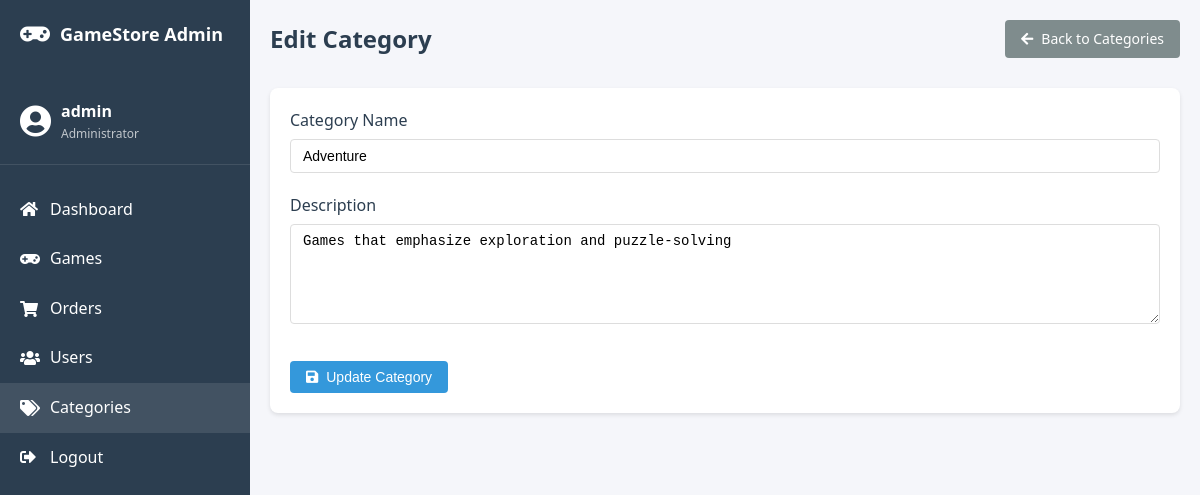
Page /admin/category-form.php?id=2 (signed in) on the committed database.
### tables this page shows
CREATE TABLE IF NOT EXISTS categories (
    id INT AUTO_INCREMENT PRIMARY KEY,
    name VARCHAR(100) NOT NULL,
    slug VARCHAR(100) NOT NULL UNIQUE,
    description TEXT,
    created_at TIMESTAMP DEFAULT CURRENT_TIMESTAMP,
    updated_at TIMESTAMP DEFAULT CURRENT_TIMESTAMP ON UPDATE CURRENT_TIMESTAMP
);

### classes/Admin.php (called while the page is built, shortened)
<?php
class Admin {
    private $conn;
    private $table_name = "admins";
    public function __construct($db) {
        $this->conn = $db;
    }
    public function getAdminById($id) {
        $query = "SELECT id, username, email, created_at
                  FROM " . $this->table_name . "
                  WHERE id = ?
                  LIMIT 0,1";
        $stmt = $this->conn->prepare($query);
        $stmt->bindParam(1, $id);
        $stmt->execute();
        return $stmt->fetch(PDO::FETCH_ASSOC);
    }
}
?>

### classes/Category.php (called while the page is built, shortened)
<?php
class Category {
    private $conn;
    private $table_name = "categories";
    public function __construct($db) {
        $this->conn = $db;
    }
    public function getCategoryById($id) {
        $query = "SELECT * FROM " . $this->table_name . " WHERE id = ? LIMIT 0,1";
        $stmt = $this->conn->prepare($query);
        $stmt->bindParam(1, $id);
        $stmt->execute();
        return $stmt->fetch(PDO::FETCH_ASSOC);
    }
}
?>

### admin/category-form.php (the view, shortened to what this page needs)
<?php
require_once '../classes/Admin.php';
require_once '../classes/Category.php';
$database = new Database();
$db = $database->getConnection();
$admin = new Admin($db);
$category = new Category($db);
$adminData = $admin->getAdminById($_SESSION['admin_id']);
$categoryData = [
    'id' => '',
    'name' => '',
    'description' => ''
];
if(isset($_GET['id'])) {
    $categoryData = $category->getCategoryById($_GET['id']);
}
?>
<!DOCTYPE html>
<html lang="en">
<head>
    <link rel="stylesheet" href="../assets/css/style.css">
    <link rel="stylesheet" href="css/admin.css">
    <link rel="stylesheet" href="https://cdnjs.cloudflare.com/ajax/libs/font-awesome/5.15.3/css/all.min.css">
</head>
<body>
    <div class="admin-container">
        <div class="admin-sidebar">
            <div class="admin-logo">
                <i class="fas fa-gamepad"></i>
                <span>GameStore Admin</span>
            </div>
            <div class="admin-user">
                <i class="fas fa-user-circle"></i>
                <div class="admin-user-info">
                    <span class="admin-username"><?php echo $adminData['username']; ?></span>
                    <span class="admin-role">Administrator</span>
                </div>
            </div>
            <nav class="admin-nav">
                <a href="dashboard.php">
                    <i class="fas fa-home"></i>
                    Dashboard
                </a>
                <a href="games.php">
                    <i class="fas fa-gamepad"></i>
                    Games
                </a>
                <a href="orders.php">
                    <i class="fas fa-shopping-cart"></i>
                    Orders
                </a>
                <a href="users.php">
                    <i class="fas fa-users"></i>
                    Users
                </a>
                <a href="categories.php" class="active">
                    <i class="fas fa-tags"></i>
                    Categories
                </a>
                <a href="logout.php">
                    <i class="fas fa-sign-out-alt"></i>
                    Logout
                </a>
            </nav>
        </div>
        <div class="admin-content">
            <div class="admin-header">
                <h1><?php echo isset($_GET['id']) ? 'Edit' : 'Add'; ?> Category</h1>
                <div class="admin-header-actions">
                    <a href="categories.php" class="btn btn-secondary">
                        <i class="fas fa-arrow-left"></i>
                        Back to Categories
                    </a>
                </div>
            </div>
            <div class="content-card">
                <div class="card-content">
                    <form action="" method="POST">
                        <div class="form-group">
                            <label for="name">Category Name</label>
                            <input type="text" id="name" name="name" class="form-control" value="<?php echo htmlspecialchars($categoryData['name']); ?>" required>
                        </div>
                        <div class="form-group">
                            <label for="description">Description</label>
                            <textarea id="description" name="description" class="form-control" rows="5"><?php echo htmlspecialchars($categoryData['description']); ?></textarea>
                        </div>
                        <div class="form-actions">
                            <button type="submit" class="btn btn-primary">
                                <i class="fas fa-save"></i>
                                <?php echo isset($_GET['id']) ? 'Update' : 'Create'; ?> Category
                            </button>
                        </div>
                    </form>
                </div>
            </div>
        </div>
    </div>
</body>
</html>

### assets/css/style.css (style rules this page uses)
:root { --primary-color: #6200ea; --secondary-color: #03dac6; --dark-color: #121212; --light-color: #f5f5f5; --danger-color: #cf6679; --success-color: #03dac6; --text-color: #333; --text-light: #f5f5f5; }
* { margin: 0; padding: 0; box-sizing: border-box; }
body { font-family: 'Segoe UI', Tahoma, Geneva, Verdana, sans-serif; line-height: 1.6; background-color: var(--light-color); color: var(--text-color); }
.btn { display: inline-block; background-color: var(--primary-color); color: var(--text-light); padding: 0.7rem 1.5rem; border: none; border-radius: 4px; cursor: pointer; text-decoration: none; font-size: 1rem; font-weight: 500; transition: background-color 0.3s, transform 0.2s; }
.btn-primary { background-color: var(--primary-color); }
.btn-secondary { background-color: var(--secondary-color); color: var(--dark-color); }
.form-group { margin-bottom: 1.5rem; }
.form-group label { display: block; margin-bottom: 0.5rem; font-weight: 500; }
.form-control { width: 100%; padding: 0.8rem; border: 1px solid #ddd; border-radius: 4px; font-size: 1rem; }

### admin/css/admin.css (style rules this page uses)
.admin-container { display: flex; min-height: 100vh; }
.admin-sidebar { width: 250px; background: #2c3e50; color: #fff; padding: 20px 0; }
.admin-logo { display: flex; align-items: center; padding: 0 20px; margin-bottom: 30px; }
.admin-logo i { font-size: 24px; margin-right: 10px; }
.admin-logo span { font-size: 18px; font-weight: 600; }
.admin-user { display: flex; align-items: center; padding: 20px; border-bottom: 1px solid rgba(255, 255, 255, 0.1); }
.admin-user i { font-size: 32px; margin-right: 10px; }
.admin-user-info { display: flex; flex-direction: column; }
.admin-username { font-weight: 600; }
.admin-role { font-size: 12px; opacity: 0.7; }
.admin-nav { padding: 20px 0; }
.admin-nav a { display: flex; align-items: center; padding: 12px 20px; color: #fff; text-decoration: none; transition: all 0.3s; }
.admin-nav a:hover, .admin-nav a.active { background: rgba(255, 255, 255, 0.1); }
.admin-nav a i { margin-right: 10px; width: 20px; }
.admin-content { flex: 1; padding: 20px; background: #f5f6fa; }
.admin-header { display: flex; justify-content: space-between; align-items: center; margin-bottom: 30px; }
.admin-header h1 { margin: 0; font-size: 24px; color: #2c3e50; }
.admin-header-actions { display: flex; gap: 10px; }
.content-card { background: #fff; border-radius: 8px; box-shadow: 0 2px 4px rgba(0, 0, 0, 0.1); margin-bottom: 30px; }
.card-content { padding: 20px; }
.btn { display: inline-flex; align-items: center; padding: 8px 16px; font-size: 14px; border-radius: 4px; text-decoration: none; color: #fff; border: none; cursor: pointer; transition: background 0.3s; }
.btn i { margin-right: 8px; }
.btn-primary { background: #3498db; }
.btn-secondary { background: #7f8c8d; }
.form-group { margin-bottom: 20px; }
.form-group label { display: block; margin-bottom: 5px; color: #2c3e50; font-weight: 500; }
.form-control { width: 100%; padding: 8px 12px; border: 1px solid #ddd; border-radius: 4px; font-size: 14px; }
textarea.form-control { min-height: 100px; resize: vertical; }
.form-actions { margin-top: 30px; display: flex; gap: 10px; }

### rows in the picture
categories: name "Adventure", description "Games that emphasize exploration and puzzle-solving"

### other values in the picture
$adminData['username'] "admin"
